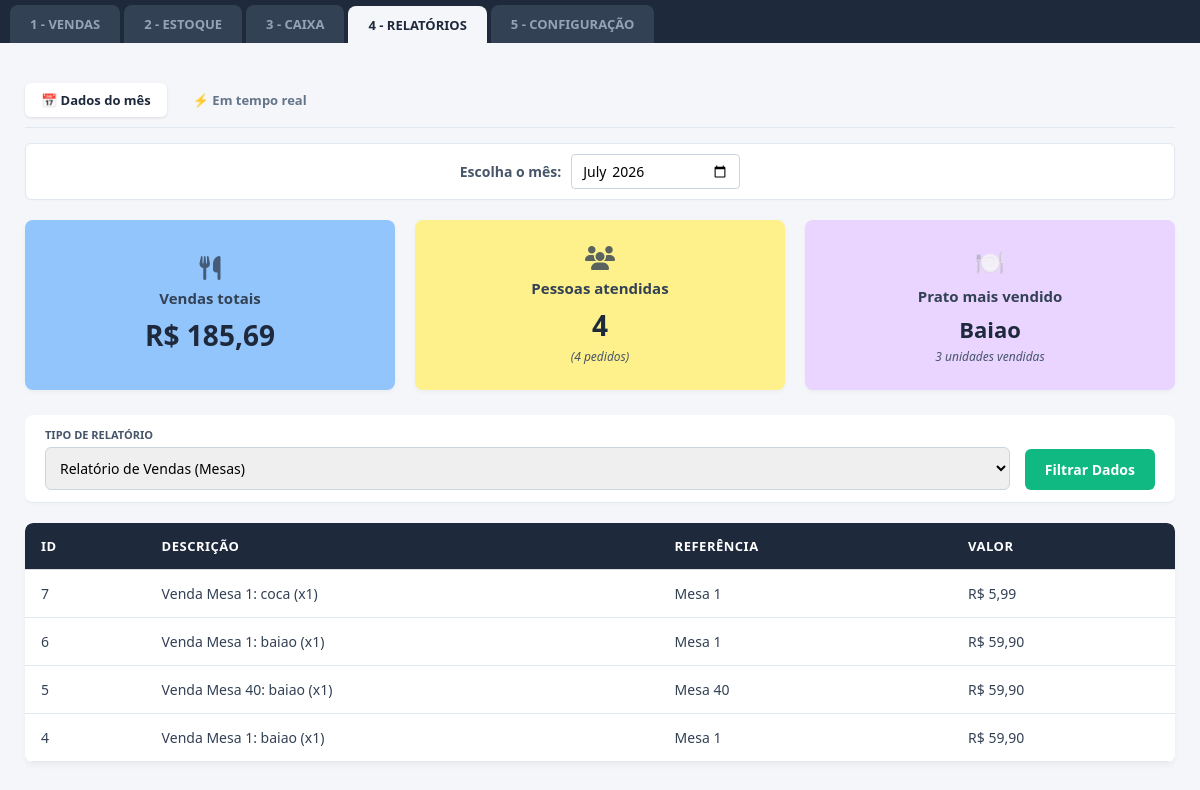
Page /relatorios on the earlier database version.
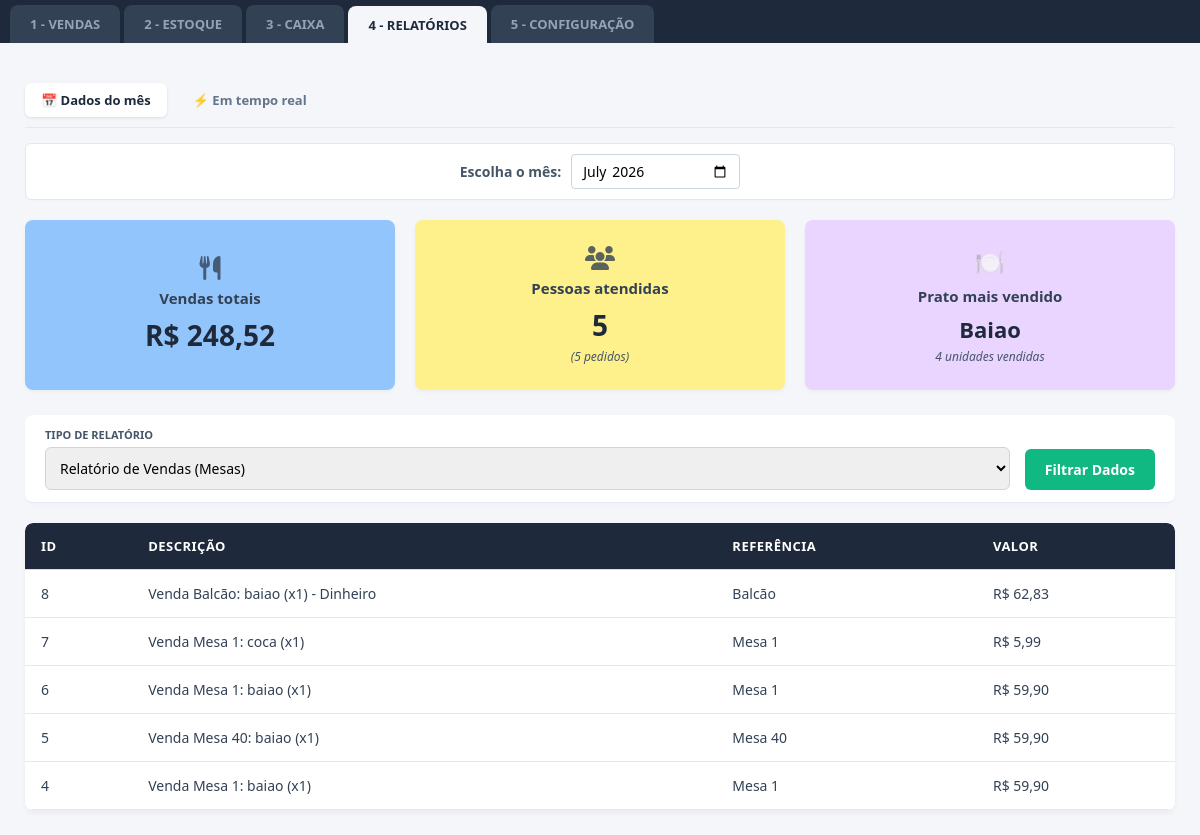
Same page on the later database version.
### tables this page shows
CREATE TABLE financeiro (
            id INTEGER PRIMARY KEY AUTOINCREMENT,
            descricao TEXT,
            valor REAL,
            tipo TEXT,
            data TEXT
        );

### app.py (the view)
@app.route('/relatorios')
def relatorios():
    filtro_tipo = request.args.get('filtro', 'mes')
    mes_atual_padrao = datetime.now().strftime('%Y-%m')
    mes_selecionado = request.args.get('mes_ano', mes_atual_padrao)
    conexao = sqlite3.connect("restaurante.db")
    cursor = conexao.cursor()
    if filtro_tipo == 'tempo_real':
        cursor.execute("SELECT id, descricao, tipo, valor FROM financeiro WHERE tipo = 'Receita' ORDER BY id DESC")
    else:
        query = "SELECT id, descricao, tipo, valor FROM financeiro WHERE tipo = 'Receita' AND strftime('%Y-%m', data) = ? ORDER BY id DESC"
        cursor.execute("SELECT id, descricao, tipo, valor FROM financeiro WHERE tipo = 'Receita' ORDER BY id DESC")
    dados = cursor.fetchall()
    conexao.close()
    resultados = []
    soma_total = 0.0
    contagem_pratos = {}
    for item in dados:
        id_item, desc, tipo, val = item
        soma_total += val
        if "Balcão" in desc:
            referencia_venda = "Balcão"
        elif "Mesa" in desc:
            referencia_venda = desc.split(':')[0].replace("Venda ", "")
        else:
            referencia_venda = "Outros"
        resultados.append({
            "id": id_item,
            "descricao": desc,
            "referencia": referencia_venda,
            "valor": f"R$ {val:,.2f}".replace(",", "X").replace(".", ",").replace("X", ".")
        })
        match = re.search(r':\s*(.+?)\s*\(x(\d+)\)', desc)
        if match:
            nome_produto = match.group(1).strip().capitalize()
            quantidade = int(match.group(2))
            contagem_pratos[nome_produto] = contagem_pratos.get(nome_produto, 0) + quantidade
    total_pedidos = len(resultados)
    if contagem_pratos:
        prato_destaque_nome = max(contagem_pratos, key=contagem_pratos.get)
        prato_destaque_qtd = contagem_pratos[prato_destaque_nome]
    else:
        prato_destaque_nome = "Sem vendas"
        prato_destaque_qtd = 0
    vendas_formatadas = f"R$ {soma_total:,.2f}".replace(",", "X").replace(".", ",").replace("X", ".")
    return render_template(
        'relatorios.html',
        vendas_totais=vendas_formatadas,
        total_pessoas=total_pedidos,
        total_pedidos=total_pedidos,
        prato_destaque_nome=prato_destaque_nome,
        prato_destaque_qtd=prato_destaque_qtd,
        resultados=resultados,
        filtro_atual=filtro_tipo,
        mes_selecionado=mes_selecionado
    )

### templates/relatorios.html (shortened to what the changed rows need)
<!DOCTYPE html>
<html lang="pt-BR">
<head>
    <link rel="stylesheet" href="{{ url_for('static', filename='style.css') }}">
    <link rel="stylesheet" href="https://cdnjs.cloudflare.com/ajax/libs/font-awesome/6.4.0/css/all.min.css">
</head>
<body>
    <div class="container-principal">
        <div class="dashboard-cards">
            <div class="card-metrica card-azul">
                <i class="fa-solid fa-utensils icone-card"></i>
                <span class="titulo-card">Vendas totais</span>
                <span class="valor-card">{{ vendas_totais }}</span>
            </div>
            <div class="card-metrica card-amarelo">
                <i class="fa-solid fa-users icone-card"></i>
                <span class="titulo-card">Pessoas atendidas</span>
                <span class="valor-card">{{ total_pessoas }}</span>
                <span class="sub-valor">({{ total_pedidos }} pedidos)</span>
            </div>
            <div class="card-metrica card-roxo">
                <div class="icone-card">🍽️</div>
                <div class="titulo-card">Prato mais vendido</div>
                <div class="valor-card" style="font-size: 22px;">{{ prato_destaque_nome }}</div>
                <div class="sub-valor">{{ prato_destaque_qtd }} unidades vendidas</div>
            </div>
        </div>
        <div style="background: white; border-radius: 8px; overflow: hidden; margin-top: 20px; box-shadow: 0 4px 6px -1px rgba(0, 0, 0, 0.05);">
            <table>
                <thead>
                    <tr>
                        <th>ID</th>
                        <th>Descrição</th>
                        <th>Referência</th>
                        <th>Valor</th>
                    </tr>
                </thead>
                <tbody>
                    {% if resultados %}
                        {% for item in resultados %}
                        <tr>
                            <td>{{ item.id }}</td>
                            <td>{{ item.descricao }}</td>
                            <td>{{ item.referencia }}</td>
                            <td>{{ item.valor }}</td>
                        </tr>
                        {% endfor %}
                    {% else %}
                        <tr>
                            <td colspan="4" style="text-align: center; color: #64748b; padding: 25px;">Nenhuma venda registrada nas mesas ainda.</td>
                        </tr>
                    {% endif %}
                </tbody>
            </table>
        </div>
    </div>
</body>
</html>

Differences in the rows shown:
added financeiro: id "8", descricao "Venda Balcão: baiao (x1) - Dinheiro", referencia "Balcão", valor "R$ 62,83"
Other differences:
{{ vendas_totais }}: "R$ 185,69" → "R$ 248,52"
{{ total_pessoas }}: "4" → "5"
{{ total_pedidos }}: "4" → "5"
{{ prato_destaque_qtd }}: "3" → "4"
